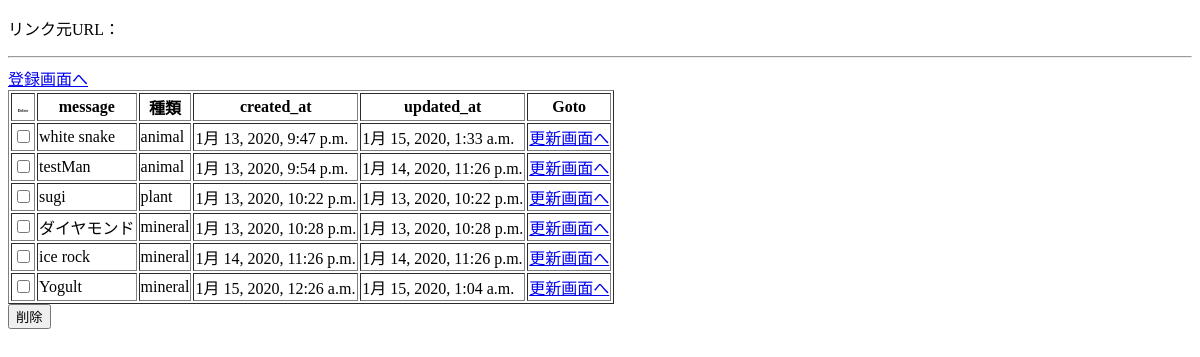
/crud/, run on an earlier commit of the app's database.
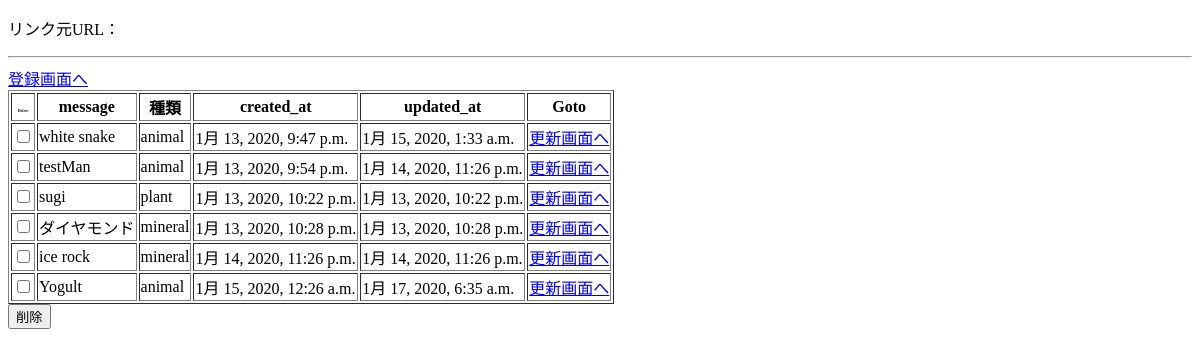
And on a later commit of the database.
### crud/models.py (models this page shows, shortened)
class Message(models.Model):
    message = models.CharField(max_length=255)
    type = models.CharField(max_length=20, null=True)
    created_at = models.DateTimeField(auto_now_add=True)
    updated_at = models.DateTimeField(auto_now=True)

### crud/views.py (the view)
# urls.py: url(r'^after_delete/(?P<is_delete>[\w_]+)/$', views.index, name='index_after_delete'),
def index(request, is_delete=False):
    index_date = {
        'messages': Message.objects.all(),
        'is_delete': is_delete
    }
    return render(request, 'crud/index.html', index_date)

### templates/crud/index.html (shortened to what this page needs)
{% extends "base.html" %}
{% block body %}
    <hr>
    <a href="{% url 'crud:add' %}">登録画面へ</a>
    <form method="post" action="{% url 'crud:delete' %}">
        <table border="1">
            <thead>
            <tr>
                <th><span style="font-size: 4px">Delete</span></th>
                <th>message</th>
                <th>種類</th>
                <th>created_at</th>
                <th>updated_at</th>
                <th>Goto</th>
            </tr>
            </thead>
            <tbody>
            {% for message in messages %}
                <tr>
                    <td><input type="checkbox" name="delete_ids" value="{{ message.id }}"></td>
                    <td>{{ message.message }}</td>
                    <td>{{ message.type }}</td>
                    <td>{{ message.created_at }}</td>
                    <td>{{ message.updated_at }}</td>
                    <td><a href="{% url 'crud:edit' message.id %}">更新画面へ</a></td>
                </tr>
            {% endfor %}
            </tbody>
        </table>
        <input type="submit" value="削除">
    </form>
{% endblock %}

What changed in the data, as far as the page shows it:
changed Message "Yogult": type "mineral" → "animal"; updated_at "1月 15, 2020, 1:04 a.m." → "1月 17, 2020, 6:35 a.m."
